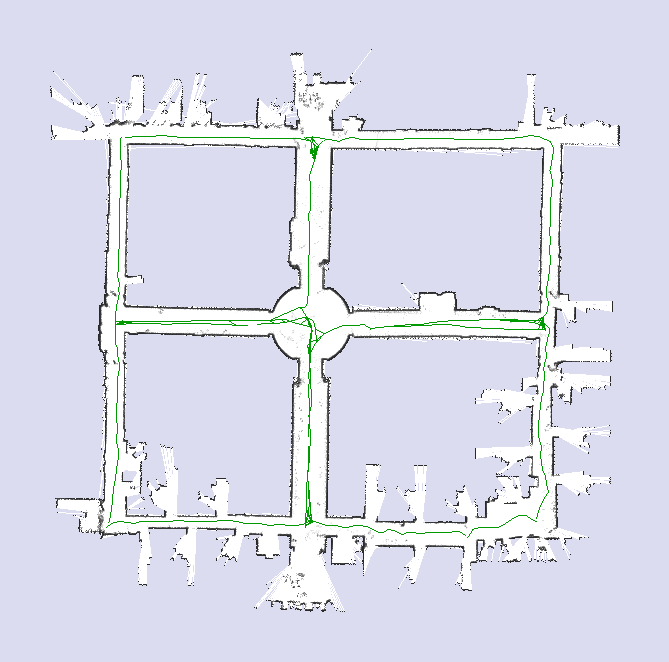
#> input picture map.png, 669 x 662 px, given in place of OPTICAL_FLOW.mp4, which was not available
$ python mainCode.py
#> lines starting #> are read from the running program, lines starting #| are printed output that depends on the picture; after the words box and inside, x2 and y2 are one past the last pixel; in counts of white or black regions, pixels touching at a corner belong together; pictures that were not available may be replaced by others from this repository, and a replacement may not be noted
import cv2 as cv
import numpy as np

def lucas_kanade_optical_flow(prev_gray, new_gray, p0, window_size):
    half_window = window_size // 2
    Ix = cv.Sobel(prev_gray, cv.CV_64F, 1, 0, ksize=3)
    Iy = cv.Sobel(prev_gray, cv.CV_64F, 0, 1, ksize=3)
    It = new_gray.astype(float) - prev_gray.astype(float)

    flow_vectors = []
    h, w = prev_gray.shape  # Get image dimensions

    for point in p0:
        x, y = point.ravel().astype(int)

        # Ensure the window doesn't exceed image boundaries
        if x - half_window < 0 or x + half_window >= w or y - half_window < 0 or y + half_window >= h:
            continue

        Ix_win = Ix[y - half_window:y + half_window + 1, x - half_window:x + half_window + 1].flatten()
        Iy_win = Iy[y - half_window:y + half_window + 1, x - half_window:x + half_window + 1].flatten()
        It_win = It[y - half_window:y + half_window + 1, x - half_window:x + half_window + 1].flatten()

        A = np.vstack((Ix_win, Iy_win)).T  # Shape (N,2)
        b = -It_win

        if A.shape[0] >= 2:
            v = np.linalg.pinv(A) @ b
            flow_vectors.append((x, y, v[0], v[1]))  # Store flow

    return flow_vectors

feature_params = dict(maxCorners=3000, qualityLevel=0.2, minDistance=2, blockSize=7)

cap = cv.VideoCapture("video/OPTICAL_FLOW.mp4")

ret, first_frame = cap.read()
#> first_frame is the input picture: shape (662, 669, 3); mean B, G, R 236.1, 221.5, 220.3

if not ret:
    print("Error: Cannot read video")
    cap.release()
    exit()

prev_gray = cv.cvtColor(first_frame, cv.COLOR_BGR2GRAY)
p0 = cv.goodFeaturesToTrack(prev_gray, mask=None, **feature_params)
#> p0 = 502 rows, first 8: [362, 516], [330, 538], [332, 538], [457, 308], [481, 542], [185, 529], [295, 127], [479, 542]
p0 = np.float32(p0)  # Use float32 instead of int32

mask = np.zeros_like(first_frame)

while True:
    ret, frame = cap.read()
    if not ret:
        break

    new_gray = cv.cvtColor(frame, cv.COLOR_BGR2GRAY)

    flow_vectors = lucas_kanade_optical_flow(prev_gray, new_gray, p0, 5)
#> in lucas_kanade_optical_flow, `Ix = cv.Sobel(prev_gray, cv.CV_64F, 1, 0, ksize=3)`:
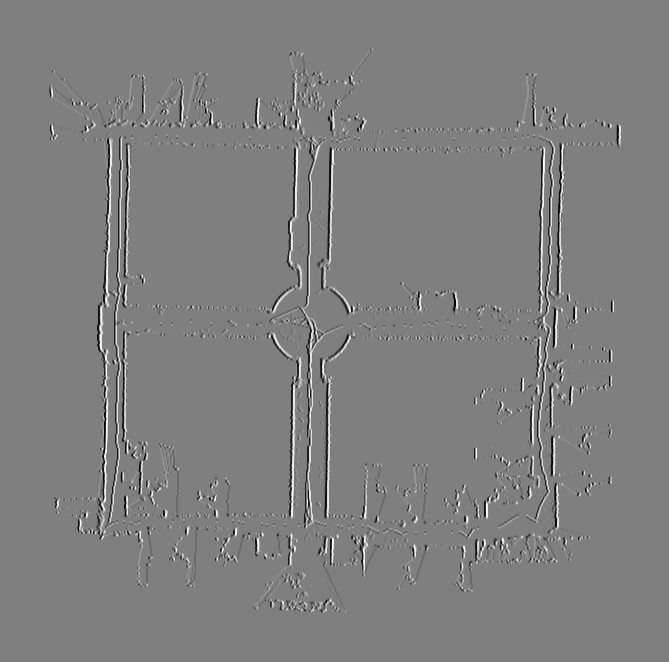
#> Ix: shape (662, 669) float64; min -852, max 852, mean 0; drawn with min black and max white
#> in lucas_kanade_optical_flow, `Iy = cv.Sobel(prev_gray, cv.CV_64F, 0, 1, ksize=3)`:
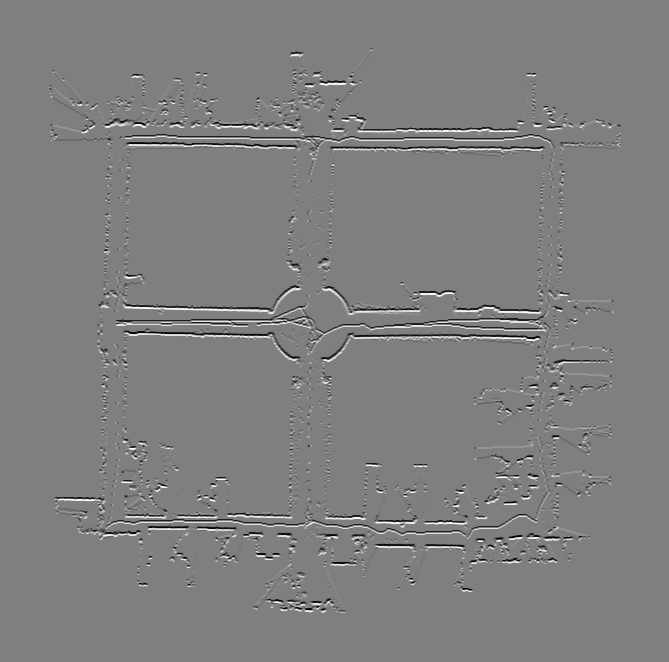
#> Iy: shape (662, 669) float64; min -852, max 852, mean 0; drawn with min black and max white
#> in lucas_kanade_optical_flow, `It = new_gray.astype(float) - prev_gray.astype(float)`: It: shape (662, 669) float64; every value is 0
#> the loop in lucas_kanade_optical_flow, `for point in p0:` made 502 passes
#> (x, y) on passes 1 to 12: (362, 516), (330, 538), (332, 538), (457, 308), (481, 542), (185, 529), (295, 127), (479, 542), (554, 438), (530, 408), (362, 121), (212, 498)
#> after the loop in lucas_kanade_optical_flow, `for point in p0:`: flow_vectors = 502 items, first 6: (362, 516, 0, 0), (330, 538, 0, 0), (332, 538, 0, 0), (457, 308, 0, 0), (481, 542, 0, 0), (185, 529, 0, 0)

    if flow_vectors:
        for x, y, u, v in flow_vectors:
            x_new, y_new = int(x + u), int(y + v)
            mask = cv.line(mask, (x, y), (x_new, y_new), (255, 255, 255), 2)
            frame = cv.circle(frame, (x_new, y_new), 3, (0, 0, 255), -1)
#> this loop made 502 passes
#> (x, y, x_new, y_new) on passes 1 to 3: (362, 516, 362, 516), (330, 538, 330, 538), (332, 538, 332, 538)
#> pass 1, `mask = cv.line(mask, (x, y), (x_new, y_new), (255, 255, 255), 2)`:
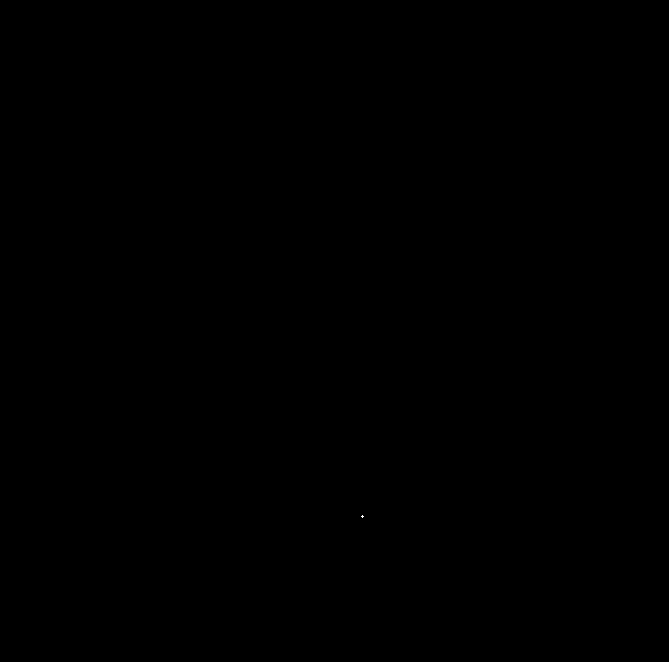
#> mask: shape (662, 669, 3); 0% white in thin lines or dots, all inside (x1, y1, x2, y2) = (361, 515, 364, 518)
#> after the loop:
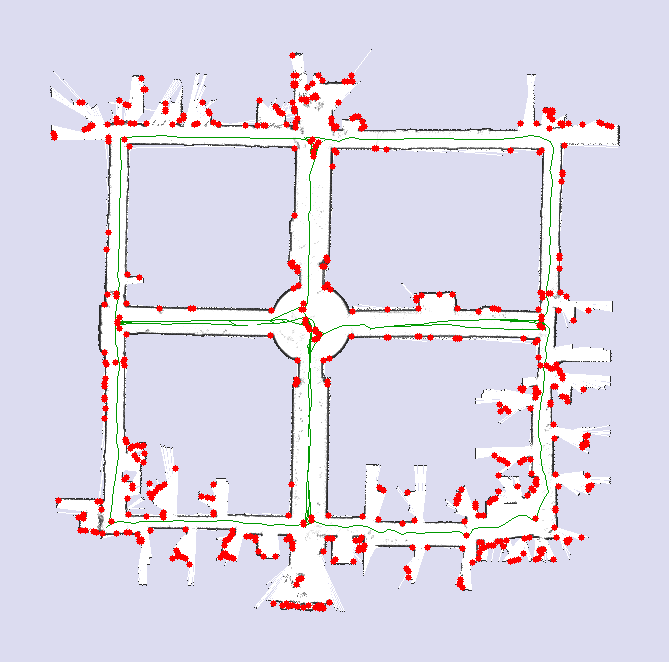
#> frame: shape (662, 669, 3); mean B, G, R 231.1, 216.5, 222.4
#> after the loop:
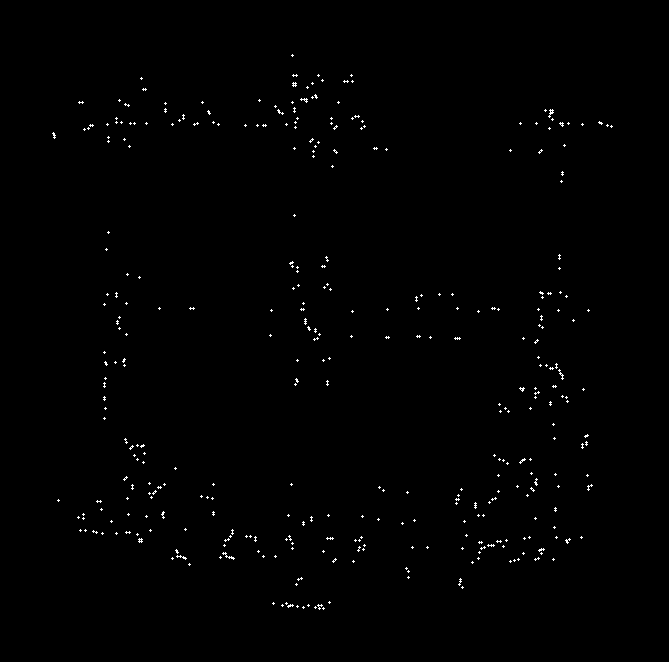
#> mask: shape (662, 669, 3); 0.55% white in thin lines or dots, all inside (x1, y1, x2, y2) = (52, 54, 613, 610)

        output = cv.add(frame, mask)
        cv.imshow('Lucas-Kanade Optical Flow (Manual)', output)

        # Update previous points
        p0 = cv.goodFeaturesToTrack(prev_gray, mask=None, **feature_params)
        p0 = np.float32(p0)
    else:
        print("No motion detected")
        continue  # Continue to next frame if no motion is detected

    # Update previous frame
    prev_gray = new_gray.copy()

    if cv.waitKey(1) & 0xFF == ord('q'):
#> (key q is pressed here)
        break

cap.release()
cv.destroyAllWindows()
